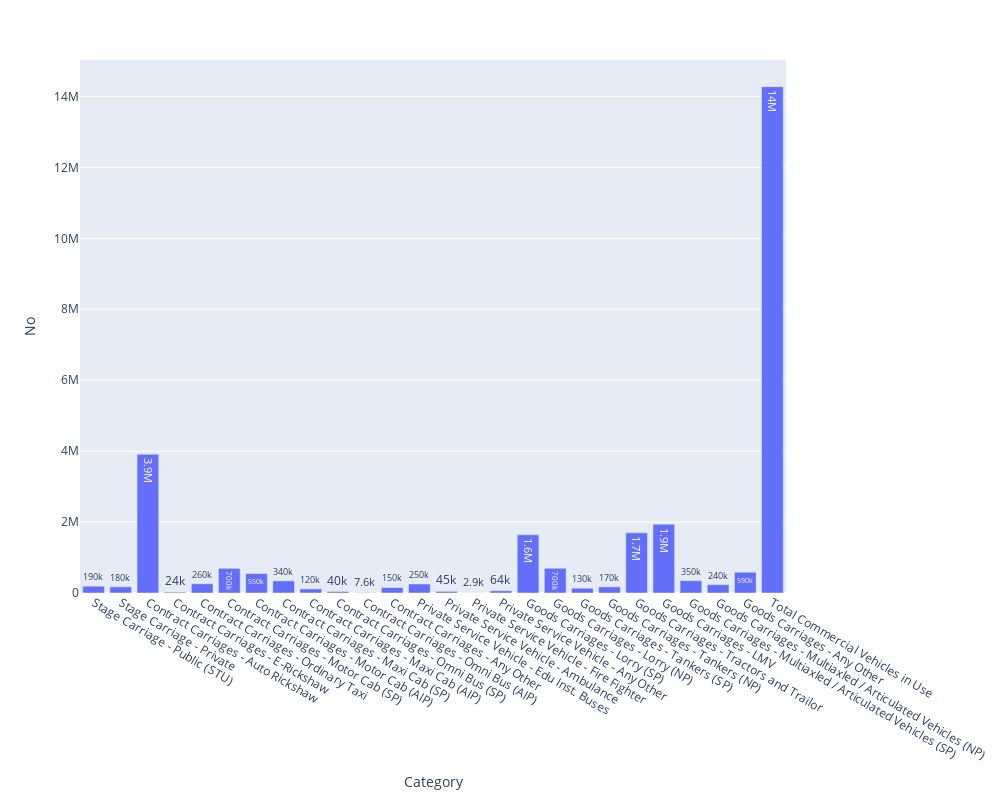

Notebook source saved alongside this figure:
### Code cell
px.bar(df_com_veh_inusesel,x="Category",y="No",height=800,width=1000, text_auto='.2s')

### Figure 1 — Plotly figure (JSON) as saved in the notebook; plotly's stock layout.template omitted (floating-point values rounded to 4 significant figures)
{"data": [{"alignmentgroup": "True", "hovertemplate": "Category=%{x}<br>No=%{y}<extra></extra>", "legendgroup": "", "marker": {"color": "#636efa", "pattern": {"shape": ""}}, "name": "", "offsetgroup": "", "orientation": "v", "showlegend": false, "textposition": "auto", "texttemplate": "%{y:.2s}", "type": "bar", "x": ["Stage Carriage - Public (STU)", "Stage Carriage - Private", "Contract Carriages - Auto Rickshaw", "Contract Carriages - E-Rickshaw", "Contract Carriages - Ordinary Taxi", "Contract Carriages - Motor Cab (SP)", "Contract Carriages - Motor Cab (AIP)", "Contract Carriages - Maxi Cab (SP)", "Contract Carriages - Maxi Cab (AIP)", "Contract Carriages - Omni Bus (SP)", "Contract Carriages - Omni Bus (AIP)", "Contract Carriages - Any Other", "Private Service Vehicle - Edu Inst. Buses", "Private Service Vehicle - Ambulance", "Private Service Vehicle - Fire Fighter", "Private Service Vehicle - Any Other", "Goods Carriages - Lorry (SP)", "Goods Carriages - Lorry (NP)", "Goods Carriages - Tankers (SP)", "Goods Carriages - Tankers (NP)", "Goods Carriages - Tractors and Trailor", "Goods Carriages - LMV", "Goods Carriages - Multiaxled / Articulated Vehicles (SP)", "Goods Carriages - Multiaxled / Articulated Vehicles (NP)", "Goods Carriages - Any Other", "Total Commercial Vehicles in Use"], "xaxis": "x", "y": [192933, 175068, 3908997, 24105, 260424, 695394, 548276, 343603, 115581, 40031, 7569, 154330, 253536, 45498, 2937, 63986, 1639291, 697608, 134159, 173369, 1695388, 1937728, 347149, 235074, 585015, 14277049], "yaxis": "y"}], "layout": {"barmode": "relative", "height": 800, "legend": {"tracegroupgap": 0}, "margin": {"t": 60}, "width": 1000, "xaxis": {"anchor": "y", "autorange": true, "domain": [0, 1], "range": [-0.5, 25.5], "title": {"text": "Category"}, "type": "category"}, "yaxis": {"anchor": "x", "autorange": true, "domain": [0, 1], "range": [0, 15030000.0], "title": {"text": "No"}, "type": "linear"}}}
